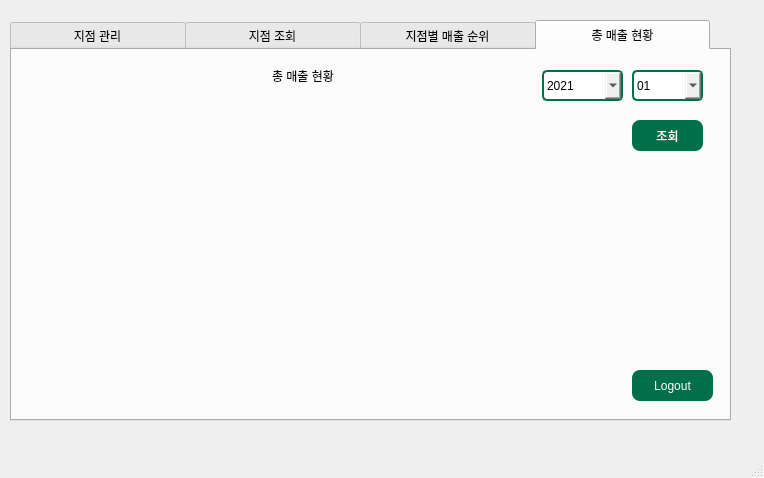
<?xml version="1.0" encoding="UTF-8"?>
<ui version="4.0">
 <class>MainWindow</class>
 <widget class="QMainWindow" name="MainWindow">
  <property name="geometry">
   <rect>
    <x>0</x>
    <y>0</y>
    <width>764</width>
    <height>478</height>
   </rect>
  </property>
  <property name="windowTitle">
   <string>MainWindow</string>
  </property>
  <widget class="QWidget" name="centralwidget">
   <widget class="QTabWidget" name="tabWidget">
    <property name="geometry">
     <rect>
      <x>10</x>
      <y>20</y>
      <width>721</width>
      <height>401</height>
     </rect>
    </property>
    <property name="styleSheet">
     <string notr="true">QTabBar:tab{ height: 30px; width:175px;}</string>
    </property>
    <property name="currentIndex">
     <number>3</number>
    </property>
    <widget class="QWidget" name="widget">
     <attribute name="title">
      <string>지점 관리</string>
     </attribute>
     <widget class="QLabel" name="label">
      <property name="geometry">
       <rect>
        <x>0</x>
        <y>0</y>
        <width>711</width>
        <height>371</height>
       </rect>
      </property>
      <property name="text">
       <string/>
      </property>
      <property name="pixmap">
       <pixmap>STARBOKS_3.png</pixmap>
      </property>
     </widget>
     <widget class="QPushButton" name="loadbtn1">
      <property name="geometry">
       <rect>
        <x>590</x>
        <y>90</y>
        <width>75</width>
        <height>23</height>
       </rect>
      </property>
      <property name="styleSheet">
       <string notr="true">QPushButton{
	font: 11pt &quot;맑은 고딕&quot;;
	color: rgb(255, 255, 255);
	background-color: rgb(0, 112, 74);
	border: 0px;
	border-radius: 8px;
}
QPushButton:hover{
	color: rgb(0, 0, 0);
	background-color: rgb(0, 255, 166);
}</string>
      </property>
      <property name="text">
       <string>조 회</string>
      </property>
     </widget>
     <widget class="QLabel" name="label_5">
      <property name="geometry">
       <rect>
        <x>370</x>
        <y>130</y>
        <width>61</width>
        <height>31</height>
       </rect>
      </property>
      <property name="text">
       <string>지점위치</string>
      </property>
     </widget>
     <widget class="QLabel" name="label_7">
      <property name="geometry">
       <rect>
        <x>480</x>
        <y>50</y>
        <width>81</width>
        <height>31</height>
       </rect>
      </property>
      <property name="text">
       <string>지점 관리</string>
      </property>
     </widget>
     <widget class="QLineEdit" name="Branch_address1">
      <property name="geometry">
       <rect>
        <x>460</x>
        <y>140</y>
        <width>113</width>
        <height>20</height>
       </rect>
      </property>
      <property name="styleSheet">
       <string notr="true">border:1px solid rgb(0, 112, 74);</string>
      </property>
     </widget>
     <widget class="QLineEdit" name="Branch_hp1">
      <property name="geometry">
       <rect>
        <x>460</x>
        <y>240</y>
        <width>113</width>
        <height>20</height>
       </rect>
      </property>
      <property name="styleSheet">
       <string notr="true">border:1px solid rgb(0, 112, 74);</string>
      </property>
     </widget>
     <widget class="QLabel" name="label_9">
      <property name="geometry">
       <rect>
        <x>370</x>
        <y>230</y>
        <width>61</width>
        <height>31</height>
       </rect>
      </property>
      <property name="text">
       <string>전화번호</string>
      </property>
     </widget>
     <widget class="QPushButton" name="changebtn1">
      <property name="geometry">
       <rect>
        <x>480</x>
        <y>320</y>
        <width>75</width>
        <height>23</height>
       </rect>
      </property>
      <property name="styleSheet">
       <string notr="true">QPushButton{
	font: 11pt &quot;맑은 고딕&quot;;
	color: rgb(255, 255, 255);
	background-color: rgb(0, 112, 74);
	border: 0px;
	border-radius: 8px;
}
QPushButton:hover{
	color: rgb(0, 0, 0);
	background-color: rgb(0, 255, 166);
}</string>
      </property>
      <property name="text">
       <string>정보 변경</string>
      </property>
     </widget>
     <widget class="QLineEdit" name="Branch_owner1">
      <property name="geometry">
       <rect>
        <x>460</x>
        <y>190</y>
        <width>113</width>
        <height>20</height>
       </rect>
      </property>
      <property name="styleSheet">
       <string notr="true">border:1px solid rgb(0, 112, 74);</string>
      </property>
     </widget>
     <widget class="QLabel" name="label_10">
      <property name="geometry">
       <rect>
        <x>370</x>
        <y>190</y>
        <width>61</width>
        <height>21</height>
       </rect>
      </property>
      <property name="text">
       <string>점 주 명</string>
      </property>
     </widget>
     <widget class="QPushButton" name="joinbtn1">
      <property name="geometry">
       <rect>
        <x>370</x>
        <y>320</y>
        <width>75</width>
        <height>23</height>
       </rect>
      </property>
      <property name="styleSheet">
       <string notr="true">QPushButton{
	font: 11pt &quot;맑은 고딕&quot;;
	color: rgb(255, 255, 255);
	background-color: rgb(0, 112, 74);
	border: 0px;
	border-radius: 8px;
}
QPushButton:hover{
	color: rgb(0, 0, 0);
	background-color: rgb(0, 255, 166);
}</string>
      </property>
      <property name="text">
       <string>등 록</string>
      </property>
     </widget>
     <widget class="QPushButton" name="deletebtn1">
      <property name="geometry">
       <rect>
        <x>590</x>
        <y>320</y>
        <width>75</width>
        <height>23</height>
       </rect>
      </property>
      <property name="styleSheet">
       <string notr="true">QPushButton{
	font: 11pt &quot;맑은 고딕&quot;;
	color: rgb(255, 255, 255);
	background-color: rgb(0, 112, 74);
	border: 0px;
	border-radius: 8px;
}
QPushButton:hover{
	color: rgb(0, 0, 0);
	background-color: rgb(0, 255, 166);
}</string>
      </property>
      <property name="text">
       <string>지점삭제</string>
      </property>
     </widget>
     <widget class="QLabel" name="label_11">
      <property name="geometry">
       <rect>
        <x>373</x>
        <y>90</y>
        <width>71</width>
        <height>20</height>
       </rect>
      </property>
      <property name="text">
       <string>지 점 명</string>
      </property>
     </widget>
     <widget class="QLineEdit" name="Branch_name1">
      <property name="geometry">
       <rect>
        <x>460</x>
        <y>90</y>
        <width>113</width>
        <height>20</height>
       </rect>
      </property>
      <property name="styleSheet">
       <string notr="true">border:1px solid rgb(0, 112, 74);</string>
      </property>
     </widget>
    </widget>
    <widget class="QWidget" name="tab_3">
     <attribute name="title">
      <string>지점 조회</string>
     </attribute>
     <widget class="QLabel" name="label_2">
      <property name="geometry">
       <rect>
        <x>0</x>
        <y>0</y>
        <width>711</width>
        <height>371</height>
       </rect>
      </property>
      <property name="text">
       <string/>
      </property>
      <property name="pixmap">
       <pixmap>STARBOKS_3.png</pixmap>
      </property>
     </widget>
     <widget class="QLabel" name="label_19">
      <property name="geometry">
       <rect>
        <x>360</x>
        <y>150</y>
        <width>61</width>
        <height>31</height>
       </rect>
      </property>
      <property name="text">
       <string>TOP 6</string>
      </property>
     </widget>
     <widget class="QLabel" name="label_8">
      <property name="geometry">
       <rect>
        <x>360</x>
        <y>90</y>
        <width>71</width>
        <height>51</height>
       </rect>
      </property>
      <property name="text">
       <string>지점명</string>
      </property>
     </widget>
     <widget class="QLabel" name="label_6">
      <property name="geometry">
       <rect>
        <x>480</x>
        <y>50</y>
        <width>91</width>
        <height>31</height>
       </rect>
      </property>
      <property name="text">
       <string>지점 조회</string>
      </property>
     </widget>
     <widget class="QPushButton" name="loadbtn2">
      <property name="geometry">
       <rect>
        <x>610</x>
        <y>100</y>
        <width>71</width>
        <height>31</height>
       </rect>
      </property>
      <property name="focusPolicy">
       <enum>Qt::NoFocus</enum>
      </property>
      <property name="styleSheet">
       <string notr="true">QPushButton{
	font: 11pt &quot;맑은 고딕&quot;;
	color: rgb(255, 255, 255);
	background-color: rgb(0, 112, 74);
	border: 0px;
	border-radius: 8px;
}
QPushButton:hover{
	color: rgb(0, 0, 0);
	background-color: rgb(0, 255, 166);
}</string>
      </property>
      <property name="text">
       <string>조회</string>
      </property>
     </widget>
     <widget class="QListWidget" name="TOP6">
      <property name="geometry">
       <rect>
        <x>420</x>
        <y>160</y>
        <width>261</width>
        <height>171</height>
       </rect>
      </property>
      <property name="styleSheet">
       <string notr="true">border:1px solid rgb(0, 112, 74);</string>
      </property>
     </widget>
     <widget class="QComboBox" name="Brandch_name2">
      <property name="geometry">
       <rect>
        <x>420</x>
        <y>100</y>
        <width>171</width>
        <height>31</height>
       </rect>
      </property>
      <property name="styleSheet">
       <string notr="true">border:1px solid rgb(0, 112, 74);</string>
      </property>
      <item>
       <property name="text">
        <string>광주신가점</string>
       </property>
      </item>
      <item>
       <property name="text">
        <string>시애틀본점</string>
       </property>
      </item>
     </widget>
    </widget>
    <widget class="QWidget" name="tab_4">
     <attribute name="title">
      <string>지점별 매출 순위</string>
     </attribute>
     <widget class="QLabel" name="label_3">
      <property name="geometry">
       <rect>
        <x>0</x>
        <y>0</y>
        <width>711</width>
        <height>371</height>
       </rect>
      </property>
      <property name="text">
       <string/>
      </property>
      <property name="pixmap">
       <pixmap>STARBOKS_3.png</pixmap>
      </property>
     </widget>
     <widget class="QLabel" name="label_20">
      <property name="geometry">
       <rect>
        <x>360</x>
        <y>50</y>
        <width>171</width>
        <height>31</height>
       </rect>
      </property>
      <property name="text">
       <string>각 지점별 매출 순위</string>
      </property>
     </widget>
     <widget class="QComboBox" name="comboBox_list_7">
      <property name="geometry">
       <rect>
        <x>540</x>
        <y>90</y>
        <width>71</width>
        <height>31</height>
       </rect>
      </property>
      <property name="focusPolicy">
       <enum>Qt::NoFocus</enum>
      </property>
      <property name="autoFillBackground">
       <bool>false</bool>
      </property>
      <property name="styleSheet">
       <string notr="true">QComboBox{font: 75 12pt &quot;맑은 고딕&quot;; border-radius: 5px; border:2px solid rgb(0, 112, 74);}
QComboBox:focus{border: 1px solid rgb(65, 205, 82)}</string>
      </property>
      <property name="duplicatesEnabled">
       <bool>false</bool>
      </property>
      <property name="frame">
       <bool>true</bool>
      </property>
      <item>
       <property name="text">
        <string>01</string>
       </property>
      </item>
      <item>
       <property name="text">
        <string>02</string>
       </property>
      </item>
      <item>
       <property name="text">
        <string>03</string>
       </property>
      </item>
      <item>
       <property name="text">
        <string>04</string>
       </property>
      </item>
      <item>
       <property name="text">
        <string>05</string>
       </property>
      </item>
      <item>
       <property name="text">
        <string>06</string>
       </property>
      </item>
      <item>
       <property name="text">
        <string>07</string>
       </property>
      </item>
      <item>
       <property name="text">
        <string>08</string>
       </property>
      </item>
      <item>
       <property name="text">
        <string>09</string>
       </property>
      </item>
      <item>
       <property name="text">
        <string>10</string>
       </property>
      </item>
      <item>
       <property name="text">
        <string>11</string>
       </property>
      </item>
      <item>
       <property name="text">
        <string>12</string>
       </property>
      </item>
      <item>
       <property name="text">
        <string>13</string>
       </property>
      </item>
      <item>
       <property name="text">
        <string>14</string>
       </property>
      </item>
      <item>
       <property name="text">
        <string>15</string>
       </property>
      </item>
      <item>
       <property name="text">
        <string>16</string>
       </property>
      </item>
      <item>
       <property name="text">
        <string>17</string>
       </property>
      </item>
      <item>
       <property name="text">
        <string>18</string>
       </property>
      </item>
      <item>
       <property name="text">
        <string>19</string>
       </property>
      </item>
      <item>
       <property name="text">
        <string>20</string>
       </property>
      </item>
      <item>
       <property name="text">
        <string>21</string>
       </property>
      </item>
      <item>
       <property name="text">
        <string>22</string>
       </property>
      </item>
      <item>
       <property name="text">
        <string>23</string>
       </property>
      </item>
      <item>
       <property name="text">
        <string>24</string>
       </property>
      </item>
      <item>
       <property name="text">
        <string>25</string>
       </property>
      </item>
      <item>
       <property name="text">
        <string>26</string>
       </property>
      </item>
      <item>
       <property name="text">
        <string>27</string>
       </property>
      </item>
      <item>
       <property name="text">
        <string>28</string>
       </property>
      </item>
      <item>
       <property name="text">
        <string>29</string>
       </property>
      </item>
      <item>
       <property name="text">
        <string>30</string>
       </property>
      </item>
      <item>
       <property name="text">
        <string>31</string>
       </property>
      </item>
     </widget>
     <widget class="QComboBox" name="comboBox_list_8">
      <property name="geometry">
       <rect>
        <x>450</x>
        <y>90</y>
        <width>71</width>
        <height>31</height>
       </rect>
      </property>
      <property name="focusPolicy">
       <enum>Qt::NoFocus</enum>
      </property>
      <property name="styleSheet">
       <string notr="true">QComboBox{font: 75 12pt &quot;맑은 고딕&quot;; border-radius: 5px; border:2px solid rgb(0, 112, 74);}
QComboBox:focus{border: 1px solid rgb(65, 205, 82)}</string>
      </property>
      <item>
       <property name="text">
        <string>01</string>
       </property>
      </item>
      <item>
       <property name="text">
        <string>02</string>
       </property>
      </item>
      <item>
       <property name="text">
        <string>03</string>
       </property>
      </item>
      <item>
       <property name="text">
        <string>04</string>
       </property>
      </item>
      <item>
       <property name="text">
        <string>05</string>
       </property>
      </item>
      <item>
       <property name="text">
        <string>06</string>
       </property>
      </item>
      <item>
       <property name="text">
        <string>07</string>
       </property>
      </item>
      <item>
       <property name="text">
        <string>08</string>
       </property>
      </item>
      <item>
       <property name="text">
        <string>09</string>
       </property>
      </item>
      <item>
       <property name="text">
        <string>10</string>
       </property>
      </item>
      <item>
       <property name="text">
        <string>11</string>
       </property>
      </item>
      <item>
       <property name="text">
        <string>12</string>
       </property>
      </item>
     </widget>
     <widget class="QPushButton" name="loadbtn3">
      <property name="geometry">
       <rect>
        <x>620</x>
        <y>90</y>
        <width>71</width>
        <height>31</height>
       </rect>
      </property>
      <property name="focusPolicy">
       <enum>Qt::NoFocus</enum>
      </property>
      <property name="styleSheet">
       <string notr="true">QPushButton{
	font: 11pt &quot;맑은 고딕&quot;;
	color: rgb(255, 255, 255);
	background-color: rgb(0, 112, 74);
	border: 0px;
	border-radius: 8px;
}
QPushButton:hover{
	color: rgb(0, 0, 0);
	background-color: rgb(0, 255, 166);
}</string>
      </property>
      <property name="text">
       <string>조회</string>
      </property>
     </widget>
     <widget class="QComboBox" name="comboBox_list_9">
      <property name="geometry">
       <rect>
        <x>360</x>
        <y>90</y>
        <width>81</width>
        <height>31</height>
       </rect>
      </property>
      <property name="focusPolicy">
       <enum>Qt::NoFocus</enum>
      </property>
      <property name="styleSheet">
       <string notr="true">QComboBox{font: 75 12pt &quot;맑은 고딕&quot;; border-radius: 5px; border:2px solid rgb(0, 112, 74);}
QComboBox:focus{border: 1px solid rgb(65, 205, 82)}</string>
      </property>
      <item>
       <property name="text">
        <string>2021</string>
       </property>
      </item>
      <item>
       <property name="text">
        <string>2022</string>
       </property>
      </item>
     </widget>
     <widget class="QListWidget" name="rank">
      <property name="geometry">
       <rect>
        <x>360</x>
        <y>140</y>
        <width>321</width>
        <height>201</height>
       </rect>
      </property>
      <property name="styleSheet">
       <string notr="true">border:1px solid rgb(0, 112, 74);</string>
      </property>
     </widget>
    </widget>
    <widget class="QWidget" name="tab_2">
     <attribute name="title">
      <string>총 매출 현황</string>
     </attribute>
     <widget class="QLabel" name="label_21">
      <property name="geometry">
       <rect>
        <x>260</x>
        <y>10</y>
        <width>111</width>
        <height>31</height>
       </rect>
      </property>
      <property name="text">
       <string>총 매출 현황</string>
      </property>
     </widget>
     <widget class="QComboBox" name="comboBox_list_4">
      <property name="geometry">
       <rect>
        <x>530</x>
        <y>20</y>
        <width>81</width>
        <height>31</height>
       </rect>
      </property>
      <property name="focusPolicy">
       <enum>Qt::NoFocus</enum>
      </property>
      <property name="styleSheet">
       <string notr="true">QComboBox{font: 75 12pt &quot;맑은 고딕&quot;; border-radius: 5px; border:2px solid rgb(0, 112, 74);}
QComboBox:focus{border: 1（1px solid rgb(65, 205, 82)}</string>
      </property>
      <item>
       <property name="text">
        <string>2021</string>
       </property>
      </item>
      <item>
       <property name="text">
        <string>2022</string>
       </property>
      </item>
     </widget>
     <widget class="QComboBox" name="comboBox_list_5">
      <property name="geometry">
       <rect>
        <x>620</x>
        <y>20</y>
        <width>71</width>
        <height>31</height>
       </rect>
      </property>
      <property name="focusPolicy">
       <enum>Qt::NoFocus</enum>
      </property>
      <property name="styleSheet">
       <string notr="true">QComboBox{font: 75 12pt &quot;맑은 고딕&quot;; border-radius: 5px; border:2px solid rgb(0, 112, 74);}
QComboBox:focus{border: 1px solid rgb(65, 205, 82)}</string>
      </property>
      <item>
       <property name="text">
        <string>01</string>
       </property>
      </item>
      <item>
       <property name="text">
        <string>02</string>
       </property>
      </item>
      <item>
       <property name="text">
        <string>03</string>
       </property>
      </item>
      <item>
       <property name="text">
        <string>04</string>
       </property>
      </item>
      <item>
       <property name="text">
        <string>05</string>
       </property>
      </item>
      <item>
       <property name="text">
        <string>06</string>
       </property>
      </item>
      <item>
       <property name="text">
        <string>07</string>
       </property>
      </item>
      <item>
       <property name="text">
        <string>08</string>
       </property>
      </item>
      <item>
       <property name="text">
        <string>09</string>
       </property>
      </item>
      <item>
       <property name="text">
        <string>10</string>
       </property>
      </item>
      <item>
       <property name="text">
        <string>11</string>
       </property>
      </item>
      <item>
       <property name="text">
        <string>12</string>
       </property>
      </item>
     </widget>
     <widget class="QPushButton" name="loadbtn4">
      <property name="geometry">
       <rect>
        <x>620</x>
        <y>70</y>
        <width>71</width>
        <height>31</height>
       </rect>
      </property>
      <property name="focusPolicy">
       <enum>Qt::NoFocus</enum>
      </property>
      <property name="styleSheet">
       <string notr="true">QPushButton{
	font: 11pt &quot;맑은 고딕&quot;;
	color: rgb(255, 255, 255);
	background-color: rgb(0, 112, 74);
	border: 0px;
	border-radius: 8px;
}
QPushButton:hover{
	color: rgb(0, 0, 0);
	background-color: rgb(0, 255, 166);
}</string>
      </property>
      <property name="text">
       <string>조회</string>
      </property>
     </widget>
     <widget class="QPushButton" name="logoutbtn">
      <property name="geometry">
       <rect>
        <x>620</x>
        <y>320</y>
        <width>81</width>
        <height>31</height>
       </rect>
      </property>
      <property name="styleSheet">
       <string notr="true">QPushButton{
	font: 11pt &quot;맑은 고딕&quot;;
	color: rgb(255, 255, 255);
	background-color: rgb(0, 112, 74);
	border: 0px;
	border-radius: 8px;
}
QPushButton:hover{
	color: rgb(0, 0, 0);
	background-color: rgb(0, 255, 166);
}</string>
      </property>
      <property name="text">
       <string>Logout</string>
      </property>
     </widget>
     <widget class="QWidget" name="widget_2" native="true">
      <property name="geometry">
       <rect>
        <x>30</x>
        <y>60</y>
        <width>561</width>
        <height>281</height>
       </rect>
      </property>
     </widget>
    </widget>
   </widget>
  </widget>
  <widget class="QMenuBar" name="menubar">
   <property name="geometry">
    <rect>
     <x>0</x>
     <y>0</y>
     <width>764</width>
     <height>21</height>
    </rect>
   </property>
  </widget>
  <widget class="QStatusBar" name="statusbar"/>
 </widget>
 <resources/>
 <connections/>
</ui>
